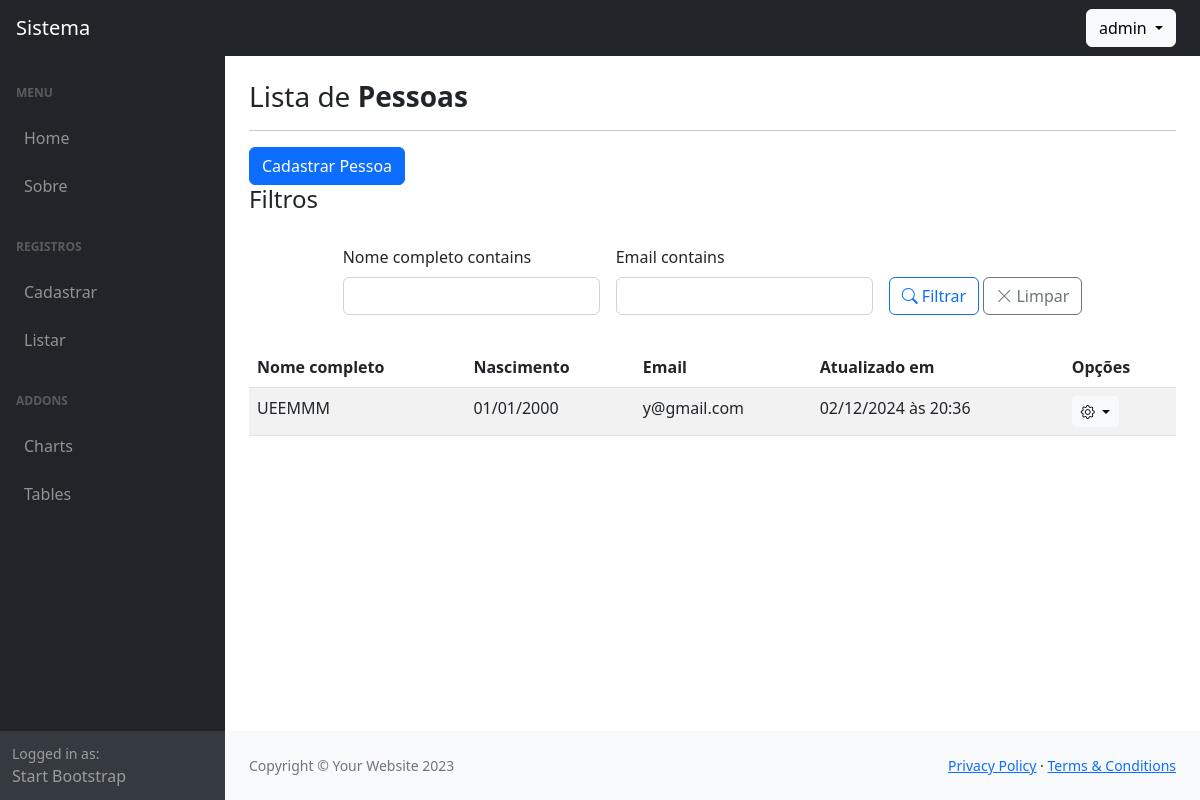
The page /listar/pessoas/ (signed in) on the database as committed earlier.
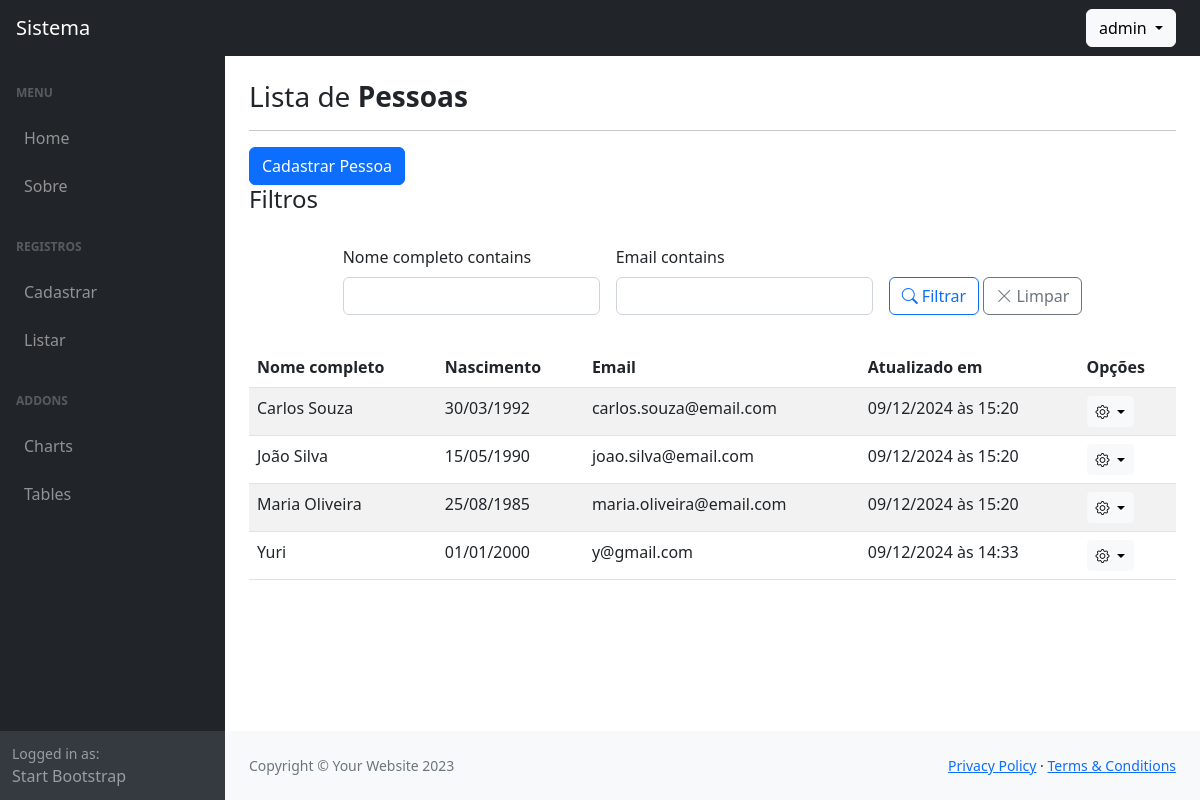
The same page on the database as committed later.
### cadastros/models.py (models this page shows, shortened)
class Pessoa(models.Model):
    nome_completo = models.CharField(max_length=150)
    nascimento = models.DateField(default=datetime.date(2000, 1, 1), verbose_name="data de nascimento")
    email = models.EmailField(max_length=120, blank=True, null=True)
    cargo = models.CharField(max_length=255, blank=True, null=True)
    cadastrado_em = models.DateTimeField(auto_now_add=True)
    atualizado_em = models.DateTimeField(auto_now=True)
    cidade = models.ForeignKey(Cidade, on_delete=models.PROTECT)
    user = models.ForeignKey(settings.AUTH_USER_MODEL, on_delete=models.CASCADE)
    class Meta:
        ordering = ["nome_completo"]

### cadastros/views.py (the view)
# urls.py: path('listar/pessoas/', PessoaList.as_view(), name='listar-pessoas'),
class PessoaList(GroupRequiredMixin, LoginRequiredMixin, FilterView):
    model = Pessoa
    template_name = 'cadastros/list/pessoa.html'
    group_required = ["Administrador", "Editor"]
    paginate_by = 50
    filterset_class = PessoaFilter
    def get_queryset(self):
        if self.request.user.groups.filter(name="Administrador").exists():
            return super().get_queryset()
        return super().get_queryset().filter(user=self.request.user)

### usuarios/models.py (called while the page is built)
    def __str__(self):
        return self.username

### cadastros/templates/cadastros/list/pessoa.html (shortened to what this page needs)
    {% extends "paginas/modelo.html" %}
    {% load static %}
    {% block conteudo %}
    <h3>
        Lista de <b>Pessoas</b>
    </h3>
    <hr>
    <a href="{% url 'cadastrar-pessoa' %}" class="btn btn-primary">
        Cadastrar Pessoa
    </a>
        {% load crispy_forms_tags %}
    {% include 'cadastros/list/filters_form.html' %}
        <table id="table-lista" class="table table-striped">
            <thead>
                <th>Nome completo</th>
                <th>Nascimento</th>
                <th>Email</th>
                <th>Atualizado em</th>
                <th>Opções</th>
            </thead>
            <tbody>
                {% for object in object_list %}
                    <tr>
                        <td>{{ object.nome_completo }}</td>
                        <td>{{ object.nascimento|date:"d/m/Y" }}</td>
                        <td>{{ object.email }}</td>
                        <td>{{ object.atualizado_em|date:"d/m/Y \à\s H:i" }}</td>
                        <td>
                            <div class="dropdown">
                                <button class="btn btn-light btn-sm dropdown-toggle" type="button" data-bs-toggle="dropdown" aria-expanded="false">
                                    <i class="bi bi-gear"></i>
                                </button>
                            </div>
                        </td>
                    </tr>
                {% empty %}
                    <tr>
                        <td colspan="5">Nenhum registro encontrado.</td>
                    </tr>
                {% endfor %}
            </tbody>
        </table>
    {% endblock %}
    {% block scripts %}
    <link href="https://cdn.datatables.net/v/bs5/dt-2.1.8/datatables.min.css" rel="stylesheet">
    {% endblock scripts %}

Rows that differ between the two databases and show on the page:
added Pessoa: nome_completo "Carlos Souza", nascimento "30/03/1992", email "carlos.souza@email.com", atualizado_em "09/12/2024 às 15:20"
added Pessoa: nome_completo "João Silva", nascimento "15/05/1990", email "joao.silva@email.com", atualizado_em "09/12/2024 às 15:20"
added Pessoa: nome_completo "Maria Oliveira", nascimento "25/08/1985", email "maria.oliveira@email.com", atualizado_em "09/12/2024 às 15:20"
changed Pessoa "y@gmail.com": nome_completo "UEEMMM" → "Yuri"; atualizado_em "02/12/2024 às 20:36" → "09/12/2024 às 14:33"
